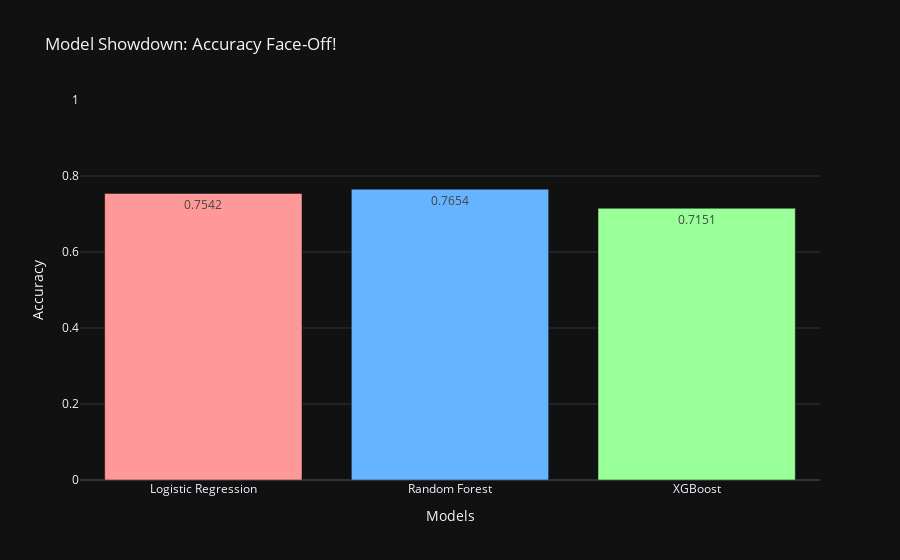

Here is the notebook cell this chart was saved with:
### Code cell
# Cell 15: Visualize Model Showdown (Interactive Bar Chart)
models = ['Logistic Regression', 'Random Forest', 'XGBoost']
scores = [logreg_score, rf_score, xgb_score]
fig4 = go.Figure(data=[go.Bar(x=models, y=scores, 
                              marker_color=['#ff9999', '#66b3ff', '#99ff99'],
                              text=[f'{s:.4f}' for s in scores], textposition='auto')])
fig4.update_layout(title='Model Showdown: Accuracy Face-Off!',
                   xaxis_title='Models', yaxis_title='Accuracy',
                   yaxis_range=[0, 1], template='plotly_dark')
fig4.show()

### Figure 1 — Plotly figure (JSON) as saved in the notebook; plotly's stock layout.template omitted (floating-point values rounded to 4 significant figures)
{"data": [{"marker": {"color": ["#ff9999", "#66b3ff", "#99ff99"]}, "text": ["0.7542", "0.7654", "0.7151"], "textposition": "auto", "type": "bar", "x": ["Logistic Regression", "Random Forest", "XGBoost"], "y": [0.7542, 0.7654, 0.7151]}], "layout": {"title": {"text": "Model Showdown: Accuracy Face-Off!"}, "xaxis": {"title": {"text": "Models"}}, "yaxis": {"range": [0, 1], "title": {"text": "Accuracy"}}}}
